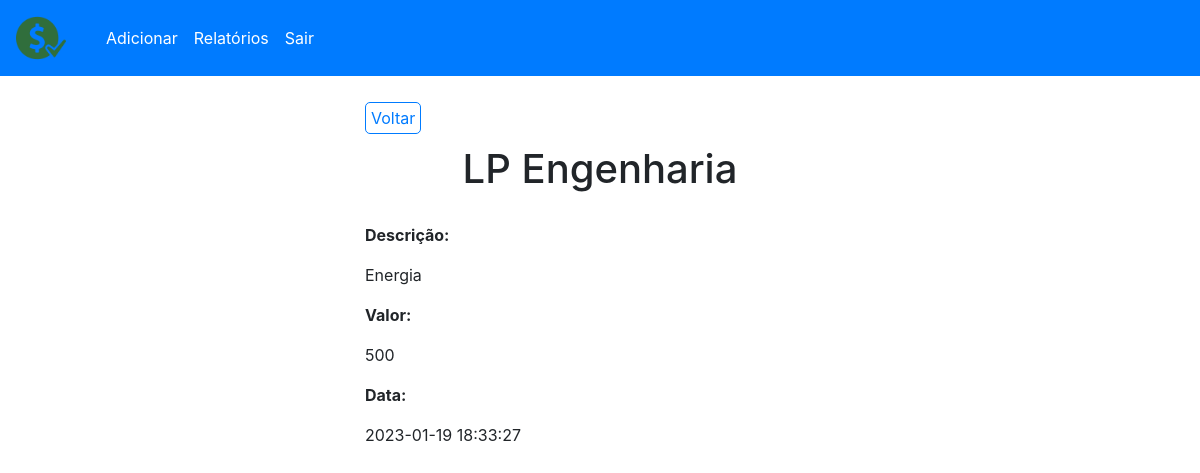
/show.php?id=1, run on the app's committed database.
### tables this page shows
CREATE TABLE `financeiro` (
  `id` int(11) NOT NULL,
  `nome` varchar(50) NOT NULL,
  `descricao` text NOT NULL,
  `valor` float(10,2) NOT NULL,
  `data_cad` timestamp NOT NULL DEFAULT current_timestamp() ON UPDATE current_timestamp()
);

### config/process.php (called while the page is built, shortened)
<?php
    include_once("connection.php");
    include_once("url.php");
    $data = $_POST;
    if (!empty($data)) {
        if ($data["type"] === "create") {
            $txt_nome        = $data["nome"];
            $txt_desc        = $data["descricao"];
            $txt_valor       = $data["valor"];
            $query = " INSERT INTO financeiro (nome, descricao, valor)
                       VALUES(:nome, :descricao, :valor)
                    ";
            $stmt = $conn->prepare($query);
            $stmt->bindParam(":nome", $txt_nome);
            $stmt->bindParam(":descricao", $txt_desc);
            $stmt->bindParam(":valor", $txt_valor);
            try {
                $stmt->execute();
            } catch (PDOException $e) {
                 $error = $e->getMessage();
                 echo "Erro: $error";
            }
        }elseif($data["type"] === "delete") {
            $id = $data["id"];
            $query = "DELETE FROM financeiro WHERE id = :id";
            $stmt = $conn->prepare($query);
            $stmt->bindParam("id", $id);
            try {
                $stmt->execute();
            } catch (PDOException $e) {
                 $error = $e->getMessage();
                 echo "Erro: $error";
            }
        }elseif($data["type"] === "edit") {
            $id = $data["id"];
            $txt_nome         = $data["nome"];
            $txt_desc         = $data["descricao"];
            $txt_valor        = $data["valor"];
            $query = "UPDATE financeiro SET nome=:nome, descricao=:descricao, valor=:valor WHERE id = :id";
            $stmt = $conn->prepare($query);
            $stmt->bindParam("id", $id);
            $stmt->bindParam(":nome", $txt_nome);
            $stmt->bindParam(":descricao", $txt_desc);
            $stmt->bindParam(":valor", $txt_valor);
            try {
                $stmt->execute();
            } catch (PDOException $e) {
                 $error = $e->getMessage();
                 echo "Erro: $error";
            }
        }
        header("Location: " . $BASE_URL . "../index.php");
    }
    else {
        if (!empty($_GET)) {
            $id = $_GET["id"];
        }
            if (!empty($id)) {
                $query = "SELECT * FROM financeiro WHERE id = :id";
                $stmt = $conn->prepare($query);
                $stmt->bindParam("id", $id);
                $stmt->execute();
                $show = $stmt->fetch();
            }else{
                $shows = [];
                $query = "SELECT * FROM financeiro";
                $stmt = $conn->prepare($query);
                $stmt->execute();
                $shows = $stmt->fetchAll();
            }
    }

### show.php (the view, shortened to what this page needs)
<?php
    include_once("templates/header.php");
?>
    <div class="container" id="view-contact-container">
        <h1 id="main-title"><?= $show["nome"] ?></h1>
        <p class="bold">Descrição:</p>
        <p><?= $show["descricao"] ?></p>
        <p class="bold">Valor:</p>
        <p><?= $show["valor"] ?></p>
        <p class="bold">Data:</p>
        <p><?= $show["data_cad"] ?></p>
    </div>
<?php
    include_once("templates/footer.php");
?>

### css/styles.css (style rules this page uses)
#main-title { text-align: center; margin: 15px 0 30px; }
#view-contact-container { max-width: 500px; margin: 0 auto; }
.bold { font-weight: bold; }
#back-link-container { display: block; width: 500px; margin: 30px auto 0; }
#back-link { border: 1px solid #007BFF; color: #007BFF; border-radius: 5px; padding: 5px; }

### data on the page
financeiro: nome "LP Engenharia", descricao "Energia", valor "500", data_cad "2023-01-19 18:33:27"
